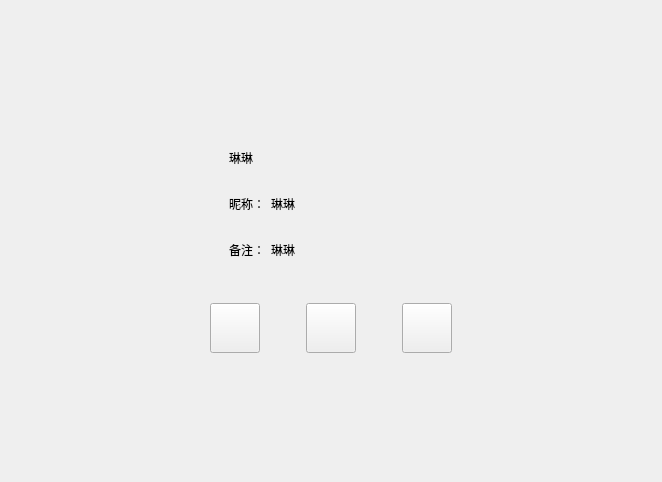
<?xml version="1.0" encoding="UTF-8"?>
<ui version="4.0">
 <class>FriendInfoPage</class>
 <widget class="QWidget" name="FriendInfoPage">
  <property name="geometry">
   <rect>
    <x>0</x>
    <y>0</y>
    <width>662</width>
    <height>462</height>
   </rect>
  </property>
  <property name="windowTitle">
   <string>Form</string>
  </property>
  <layout class="QVBoxLayout" name="verticalLayout">
   <property name="leftMargin">
    <number>120</number>
   </property>
   <property name="topMargin">
    <number>120</number>
   </property>
   <property name="rightMargin">
    <number>120</number>
   </property>
   <property name="bottomMargin">
    <number>120</number>
   </property>
   <item>
    <widget class="QWidget" name="widget" native="true">
     <layout class="QHBoxLayout" name="horizontalLayout">
      <item>
       <widget class="QLabel" name="icon_lb">
        <property name="minimumSize">
         <size>
          <width>85</width>
          <height>85</height>
         </size>
        </property>
        <property name="maximumSize">
         <size>
          <width>85</width>
          <height>85</height>
         </size>
        </property>
        <property name="text">
         <string/>
        </property>
       </widget>
      </item>
      <item>
       <widget class="QWidget" name="widget_3" native="true">
        <layout class="QVBoxLayout" name="verticalLayout_2">
         <item>
          <widget class="QWidget" name="widget_4" native="true">
           <property name="minimumSize">
            <size>
             <width>0</width>
             <height>40</height>
            </size>
           </property>
           <property name="maximumSize">
            <size>
             <width>16777215</width>
             <height>40</height>
            </size>
           </property>
           <layout class="QHBoxLayout" name="horizontalLayout_2">
            <property name="leftMargin">
             <number>0</number>
            </property>
            <property name="topMargin">
             <number>0</number>
            </property>
            <property name="rightMargin">
             <number>0</number>
            </property>
            <property name="bottomMargin">
             <number>0</number>
            </property>
            <item>
             <widget class="QLabel" name="name_lb">
              <property name="minimumSize">
               <size>
                <width>40</width>
                <height>0</height>
               </size>
              </property>
              <property name="maximumSize">
               <size>
                <width>16777215</width>
                <height>16777215</height>
               </size>
              </property>
              <property name="text">
               <string>琳琳</string>
              </property>
             </widget>
            </item>
            <item>
             <widget class="QLabel" name="sex_lb">
              <property name="minimumSize">
               <size>
                <width>40</width>
                <height>40</height>
               </size>
              </property>
              <property name="maximumSize">
               <size>
                <width>40</width>
                <height>40</height>
               </size>
              </property>
              <property name="text">
               <string/>
              </property>
             </widget>
            </item>
            <item>
             <spacer name="horizontalSpacer">
              <property name="orientation">
               <enum>Qt::Orientation::Horizontal</enum>
              </property>
              <property name="sizeHint" stdset="0">
               <size>
                <width>40</width>
                <height>20</height>
               </size>
              </property>
             </spacer>
            </item>
           </layout>
          </widget>
         </item>
         <item>
          <widget class="QWidget" name="widget_2" native="true">
           <property name="minimumSize">
            <size>
             <width>0</width>
             <height>40</height>
            </size>
           </property>
           <property name="maximumSize">
            <size>
             <width>16777215</width>
             <height>40</height>
            </size>
           </property>
           <layout class="QHBoxLayout" name="horizontalLayout_3">
            <property name="leftMargin">
             <number>0</number>
            </property>
            <property name="topMargin">
             <number>0</number>
            </property>
            <property name="rightMargin">
             <number>0</number>
            </property>
            <property name="bottomMargin">
             <number>0</number>
            </property>
            <item>
             <widget class="QLabel" name="nick_tip">
              <property name="minimumSize">
               <size>
                <width>0</width>
                <height>30</height>
               </size>
              </property>
              <property name="maximumSize">
               <size>
                <width>50</width>
                <height>30</height>
               </size>
              </property>
              <property name="text">
               <string>昵称：</string>
              </property>
             </widget>
            </item>
            <item>
             <widget class="QLabel" name="nick_lb">
              <property name="text">
               <string>琳琳</string>
              </property>
             </widget>
            </item>
            <item>
             <spacer name="horizontalSpacer_2">
              <property name="orientation">
               <enum>Qt::Orientation::Horizontal</enum>
              </property>
              <property name="sizeHint" stdset="0">
               <size>
                <width>40</width>
                <height>20</height>
               </size>
              </property>
             </spacer>
            </item>
           </layout>
          </widget>
         </item>
         <item>
          <widget class="QWidget" name="widget_5" native="true">
           <property name="minimumSize">
            <size>
             <width>0</width>
             <height>40</height>
            </size>
           </property>
           <property name="maximumSize">
            <size>
             <width>16777215</width>
             <height>40</height>
            </size>
           </property>
           <layout class="QHBoxLayout" name="horizontalLayout_4">
            <property name="leftMargin">
             <number>0</number>
            </property>
            <property name="topMargin">
             <number>0</number>
            </property>
            <property name="rightMargin">
             <number>0</number>
            </property>
            <property name="bottomMargin">
             <number>0</number>
            </property>
            <item>
             <widget class="QLabel" name="rmk_tip">
              <property name="minimumSize">
               <size>
                <width>0</width>
                <height>30</height>
               </size>
              </property>
              <property name="maximumSize">
               <size>
                <width>50</width>
                <height>30</height>
               </size>
              </property>
              <property name="text">
               <string>备注：</string>
              </property>
             </widget>
            </item>
            <item>
             <widget class="QLabel" name="rmk_lb">
              <property name="text">
               <string>琳琳</string>
              </property>
             </widget>
            </item>
            <item>
             <spacer name="horizontalSpacer_7">
              <property name="orientation">
               <enum>Qt::Orientation::Horizontal</enum>
              </property>
              <property name="sizeHint" stdset="0">
               <size>
                <width>40</width>
                <height>20</height>
               </size>
              </property>
             </spacer>
            </item>
           </layout>
          </widget>
         </item>
        </layout>
       </widget>
      </item>
     </layout>
    </widget>
   </item>
   <item>
    <widget class="QWidget" name="widget_6" native="true">
     <layout class="QHBoxLayout" name="horizontalLayout_5">
      <item>
       <spacer name="horizontalSpacer_3">
        <property name="orientation">
         <enum>Qt::Orientation::Horizontal</enum>
        </property>
        <property name="sizeHint" stdset="0">
         <size>
          <width>40</width>
          <height>20</height>
         </size>
        </property>
       </spacer>
      </item>
      <item>
       <widget class="ClickedBtn" name="msg_chat">
        <property name="minimumSize">
         <size>
          <width>50</width>
          <height>50</height>
         </size>
        </property>
        <property name="maximumSize">
         <size>
          <width>50</width>
          <height>50</height>
         </size>
        </property>
        <property name="text">
         <string/>
        </property>
       </widget>
      </item>
      <item>
       <spacer name="horizontalSpacer_5">
        <property name="orientation">
         <enum>Qt::Orientation::Horizontal</enum>
        </property>
        <property name="sizeType">
         <enum>QSizePolicy::Policy::Fixed</enum>
        </property>
        <property name="sizeHint" stdset="0">
         <size>
          <width>40</width>
          <height>20</height>
         </size>
        </property>
       </spacer>
      </item>
      <item>
       <widget class="ClickedBtn" name="voice_chat">
        <property name="minimumSize">
         <size>
          <width>50</width>
          <height>50</height>
         </size>
        </property>
        <property name="maximumSize">
         <size>
          <width>50</width>
          <height>50</height>
         </size>
        </property>
        <property name="text">
         <string/>
        </property>
       </widget>
      </item>
      <item>
       <spacer name="horizontalSpacer_6">
        <property name="orientation">
         <enum>Qt::Orientation::Horizontal</enum>
        </property>
        <property name="sizeType">
         <enum>QSizePolicy::Policy::Fixed</enum>
        </property>
        <property name="sizeHint" stdset="0">
         <size>
          <width>40</width>
          <height>20</height>
         </size>
        </property>
       </spacer>
      </item>
      <item>
       <widget class="ClickedBtn" name="video_chat">
        <property name="minimumSize">
         <size>
          <width>50</width>
          <height>50</height>
         </size>
        </property>
        <property name="maximumSize">
         <size>
          <width>50</width>
          <height>50</height>
         </size>
        </property>
        <property name="text">
         <string/>
        </property>
       </widget>
      </item>
      <item>
       <spacer name="horizontalSpacer_4">
        <property name="orientation">
         <enum>Qt::Orientation::Horizontal</enum>
        </property>
        <property name="sizeHint" stdset="0">
         <size>
          <width>40</width>
          <height>20</height>
         </size>
        </property>
       </spacer>
      </item>
     </layout>
    </widget>
   </item>
   <item>
    <spacer name="verticalSpacer_2">
     <property name="orientation">
      <enum>Qt::Orientation::Vertical</enum>
     </property>
     <property name="sizeHint" stdset="0">
      <size>
       <width>20</width>
       <height>40</height>
      </size>
     </property>
    </spacer>
   </item>
  </layout>
 </widget>
 <customwidgets>
  <customwidget>
   <class>ClickedBtn</class>
   <extends>QPushButton</extends>
   <header>clickedbtn.h</header>
  </customwidget>
 </customwidgets>
 <resources/>
 <connections/>
</ui>
